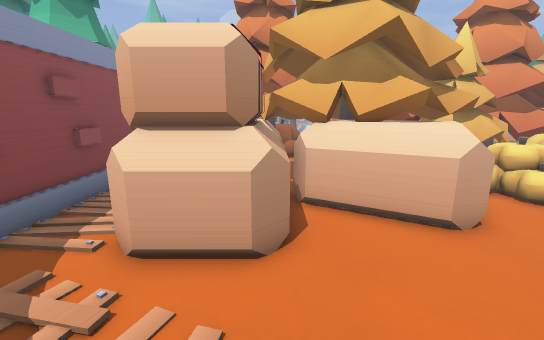
view 1 (above)

24 first-person views from a walk through a level from a Godot 3-D game. The camera is 1.5 m above the floor, tilts 12° down and sees 90° across. The floor is counted in squares, 0.5 m on a side. Each view is taken from the middle of a square. On the plan, view 1 faces up. The plan holds only what a view shows up to about 20 squares ahead; the rest is blank. The place goes on beyond the plan.

view 2
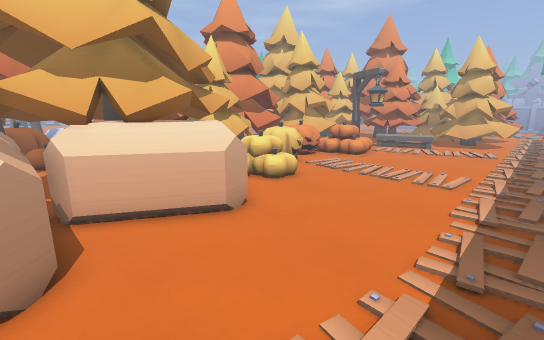

view 3
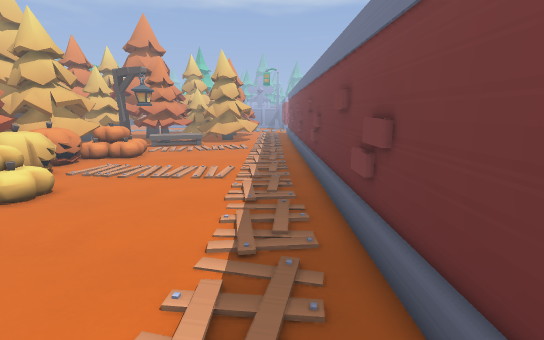

view 4
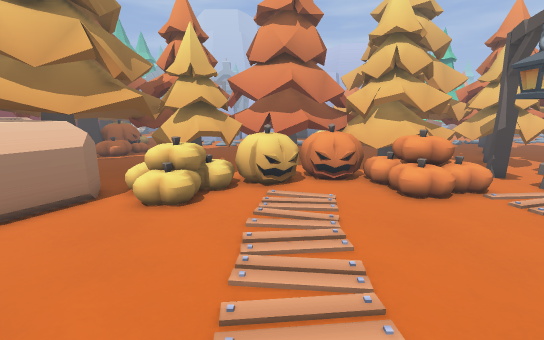

view 5
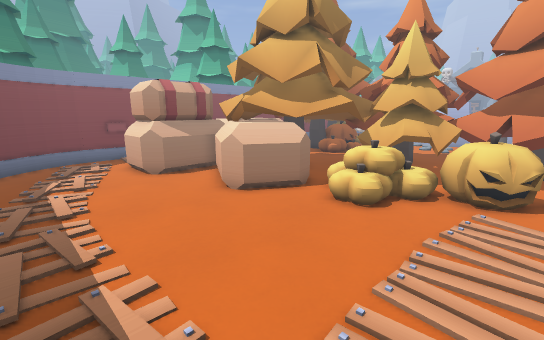

view 6
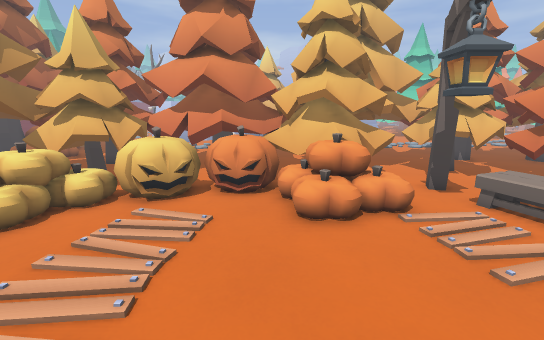

view 7
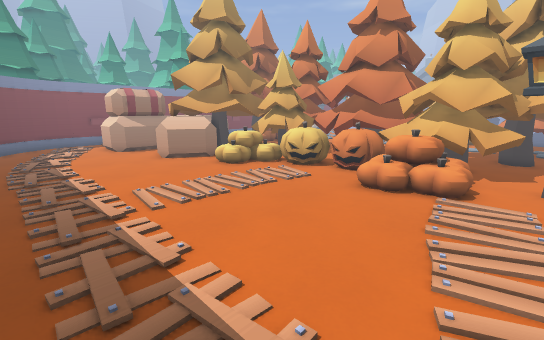

view 8
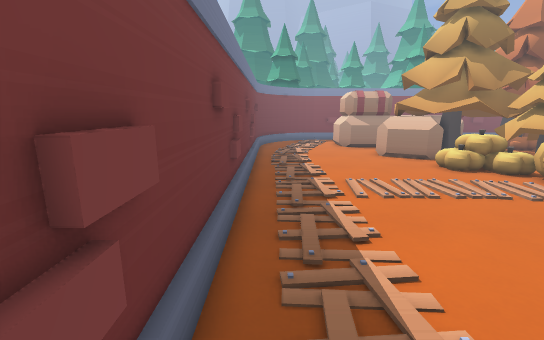

view 9
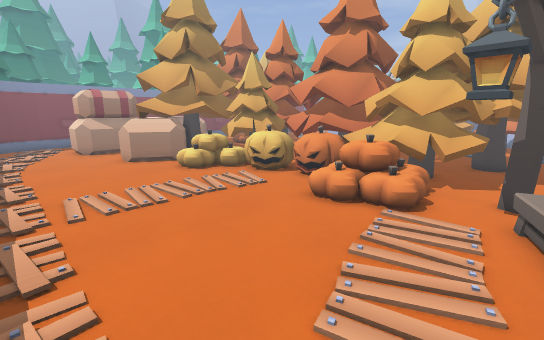

view 10
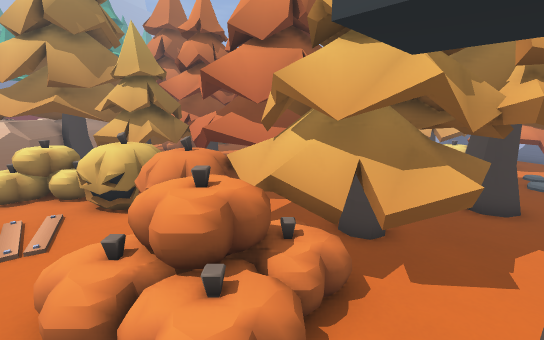

view 11
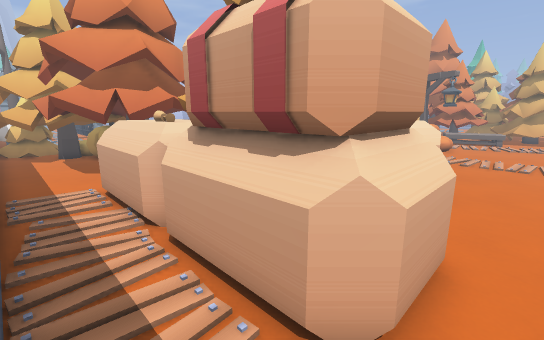

view 12
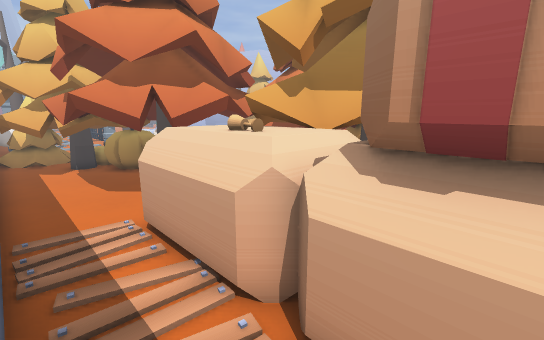

view 13
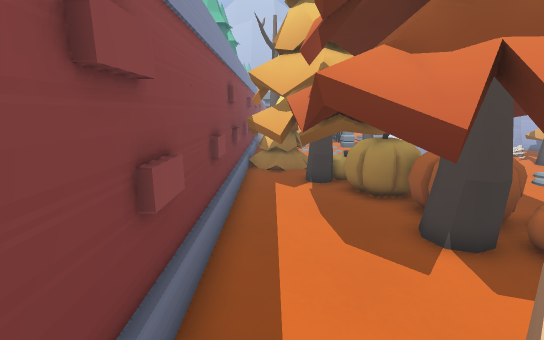

view 14
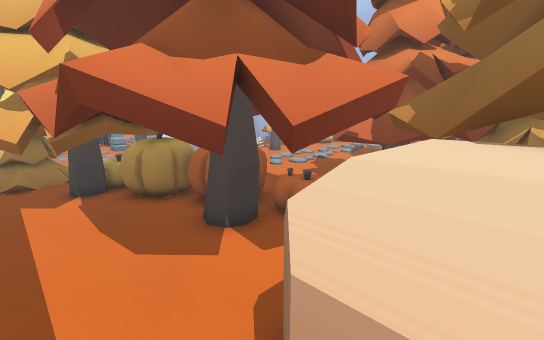

view 15
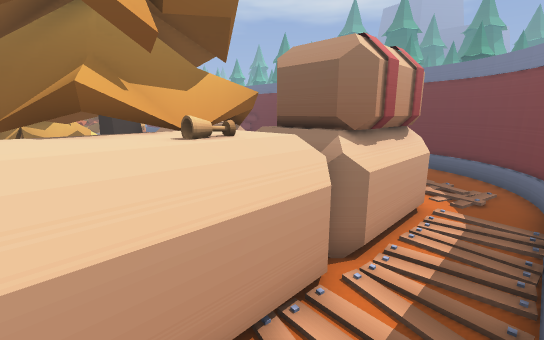

view 16
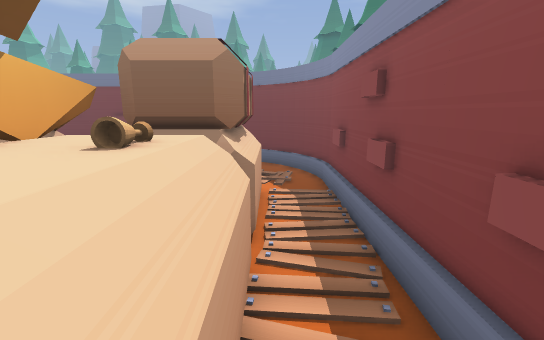

view 17
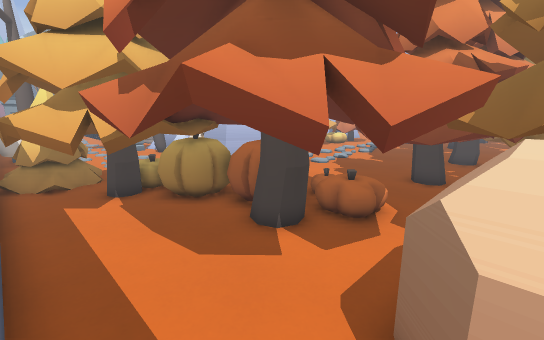

view 18
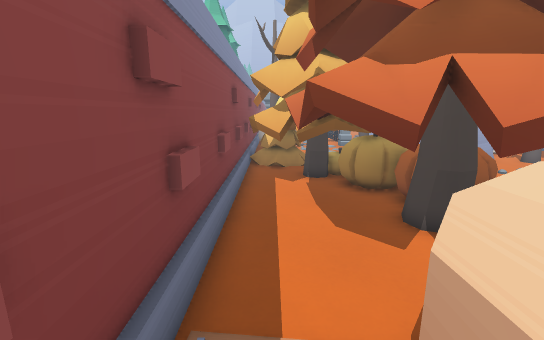

view 19
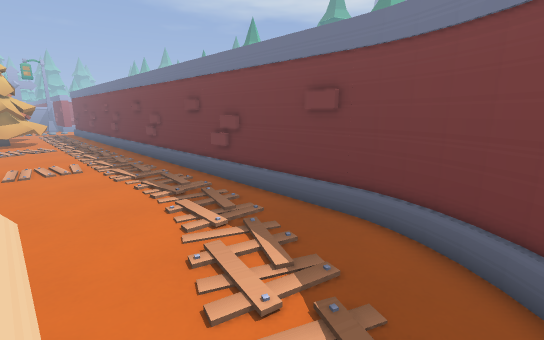

view 20
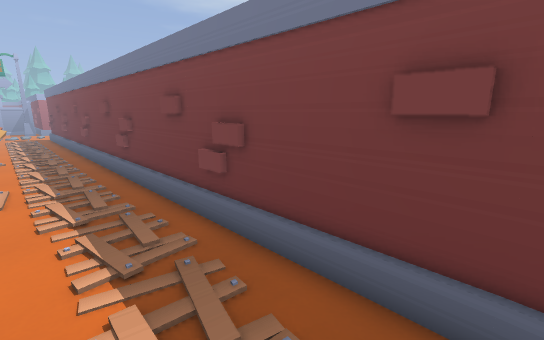

view 21
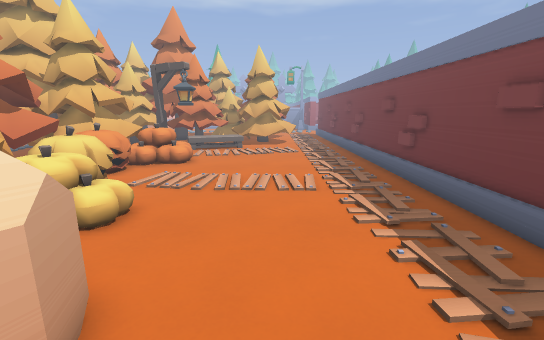

view 22
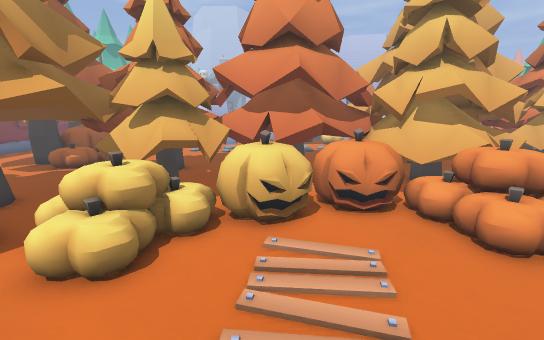

view 23
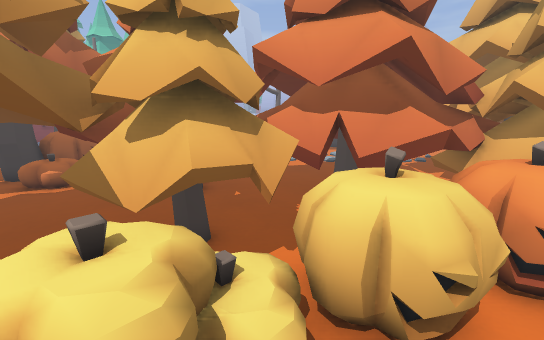

view 24
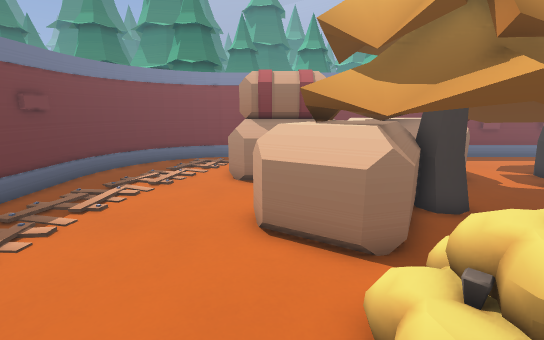

### Floor plan
Key: @ floor where view 1 was taken; # wall or solid block; x gap in a wall; . floor; / step, stairs or slope; = window, fence, low wall or low ledge; ^ raised ledge; T pine tree; P pumpkin; C coin; R tree; O other object.
Columns run from 7 left of view 1 to 24 right of it. Each row starts with its distance up from view 1.
 34 # RR
 33 # R         #       TT       =#
 32  #   .      #     ..
 31  #  T.      #    ...     TT
 30 ##TTT       #####.RR    TT
 29 ##TTT        =#...           TT
 28 #TTT           ..            TT
 27 #TTTTTP       ....           ..
 26 #TTTTTT      ......           .
 25 #TTTTTTT     .......          .
 24 #TTTTTT#T   .........        TT
 23 ##.TTTT# TT ........       TTT
 22 ##.TT.=^##T . .....TTT   TTTT
 21 ##.TT.T#^#TT.TTT  TT T T TT..T.T
 20 #..TT.TT.TT TTTTTTTTTTTTTTT.TTTT
 19 #..T....OPTTTTTTTTTTTTTTTT  .T.T
 18 ##.TTT..TTTTTTTTTTTTTTTTTTTT  TT
 17 ##..TTTTTTTTTTTTTTTTTTTTTTTTTTTT
 16 #...^TTTTTTTTTTT TTTTTTTTTTTTTTT
 15 #...^^^#TTTTTTTTTTTTTTTTTTTTTT.T
 14 ##..^^T#TT...TTTTTT..TTOTTTTTT.
 13 ##..^CT#T TT.TTTTTT#^#OOTTTTT.OO
 12 #...^C^TT #T..TTTT.=^#OOO   ...O
 11 #..x^^^TT####TTT  O===.O.OPPO...
 10 ##.x^^^######TTO P.......OOOO..O
  9 ##.=###^##T##T^.OP............./
  8 #..=###^=^T#T^..................
  7 #..=####..=^^^..................
  6 ##.=####........................
  5 ##..#^^#........................
  4 #..............................
  3 ##..............................
  2 ##..............................
  1  #..............................
  0  ##....@........................
 -1   ###...........................
 -2     ############################

Positions as (right, up) in squares from view 1, and headings:
1: (0, 0), facing up
2: (0, 0), facing up-right
3: (0, 0), facing right
4: (13, 0), facing up
5: (14, 0), facing up-left
6: (17, 2), facing up
7: (23, -1), facing up-left
8: (24, -1), facing left
9: (24, 1), facing up-left
10: (23, 9), facing up-left
11: (-6, 4), facing up-right
12: (-6, 8), facing up-right
13: (-5, 14), facing up
14: (-5, 14), facing up-right
15: (-6, 15), facing down-right
16: (-4, 16), facing down
17: (-6, 15), facing up-right
18: (-5, 13), facing up
19: (-4, 5), facing down-right
20: (0, 2), facing down-right
21: (2, 4), facing right
22: (13, 4), facing up
23: (11, 8), facing up
24: (12, 7), facing left
